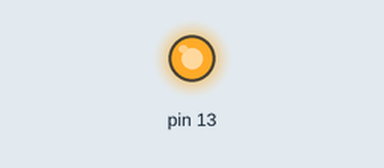
Simulated run of this sketch. Board: Arduino Uno, built with avr-gcc and run on an emulated ATmega328P. Shown: output pins drawn as LEDs (lit = HIGH).

Above: at 2.5 s.
At 7.5 s:
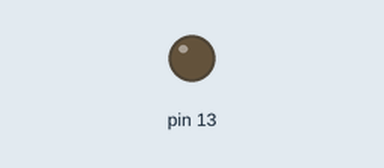
Timing chart, 0 to 13.0 s (numbered marks = the images above):
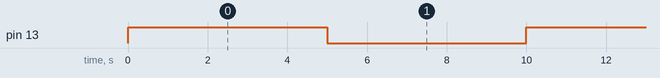

The sketch:

Powerswitch_tail_power.ino
```cpp
void setup() {
  pinMode(13, OUTPUT);
}

void loop() {

      digitalWrite(13, HIGH); // Turn the Powertail on
      Serial.println("Switch ON");
      delay(5000);

      digitalWrite(13, LOW); // Turn the Powertail on
      Serial.println("Switch OFF");
      delay(5000);
}
```

Measured:
- by itself, pin 13: alternates HIGH for 5.0 s and LOW for 5.0 s
